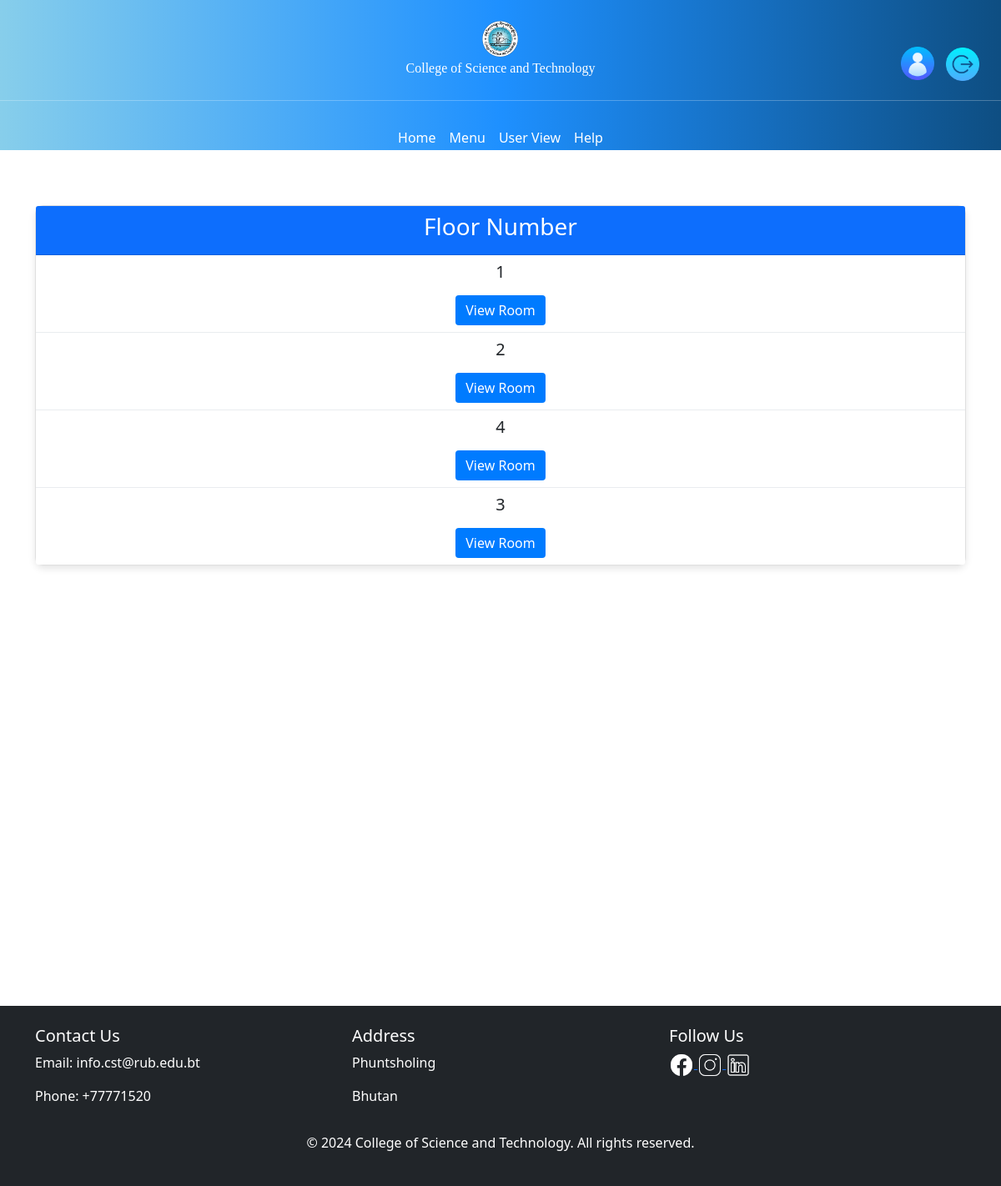
Screenshot of /selected_floor/1/ (signed in) with the database file from the repository.
### APP/models.py (models this page shows, shortened)
class Floor(models.Model):
    hostel = models.ForeignKey(Hostel,related_name='floors',null=True,on_delete=models.SET_NULL)
    number = models.IntegerField(default=0,null=True)

### APP/views.py (the view)
# urls.py: path('selected_floor/<str:pk>/',views.seleted_floor,name='selected_floor'),
@login_required(login_url='login')
def seleted_floor(request, pk):
    hostel = get_object_or_404(Hostel, id=pk)
    floor = hostel.floors.all()
    context={
        'hostel': hostel,
        'floor': floor,
    }
    return render(request,'floor.html',context)

### APP/templates/floor.html (shortened to what this page needs)
{% extends 'main.html' %}
{% block content %}
<br><br><br><br>
<div class="container">
    <div class="row">
        <div class="col-md-12">
            <div class="card" style="width: 100%;">
                <div class="card-header text-center bg-primary text-white">
                    <h3> Floor Number </h3>
                </div>
                <ul class="list-group list-group-flush">
                    {% for floor in floor %}
                    <li class="list-group-item text-center">
                        <h5>{{ floor.number }}</h5>
                        <a href="{% url 'selected_room' floor.id %}">
                            <button class="btn btn-primary mt-2">View Room</button>
                        </a>
                    </li>
                    {% endfor %}
                </ul>
            </div>
        </div>
    </div>
</div>
<br><br><br><br>
<br><br><br><br>
<br><br><br><br>
<br><br><br><br>
{% endblock %}

### APP/static/APP/css/head.css (style rules this page uses)
body { margin-top: 150px; }

### APP/templates/floor.html (style rules this page uses)
.card { border-radius: 10px; box-shadow: 0 4px 8px rgba(0, 0, 0, 0.1); }
.card-header { border-top-left-radius: 10px; border-top-right-radius: 10px; }
.list-group-item { border: none; border-bottom: 1px solid #e9ecef; }
.btn-primary { background-color: #007bff; border: none; transition: background-color 0.3s ease; }

### rows the page displays
Floor: number "1"
Floor: number "2"
Floor: number "4"
Floor: number "3"
